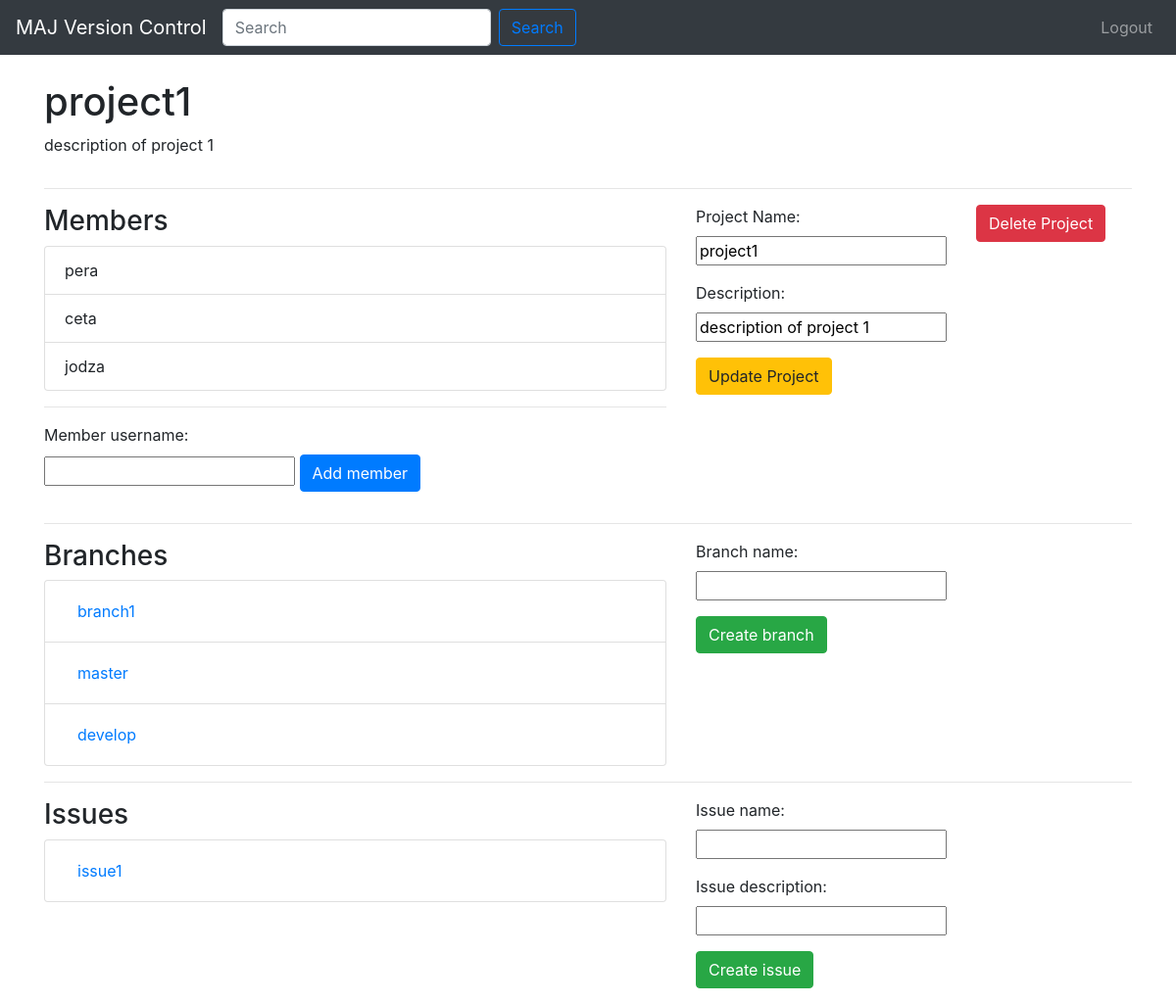
Screenshot of /uks/projects/8 with the database file from the repository.
### uks/models.py (models this page shows, shortened)
class Project(models.Model):
    name = models.CharField(max_length=20)
    description = models.CharField(max_length=100)

class User(models.Model):
    username = models.CharField(max_length=255, unique=True, blank=False)
    first_name = models.CharField(max_length=255)
    last_name = models.CharField(max_length=255)
    email = models.CharField(max_length=255)
    password = models.CharField(max_length=255)

class Branch(models.Model):
    name = models.CharField(max_length=100)
    project = models.ForeignKey(Project, on_delete=models.CASCADE)

class Issue(models.Model):
    name = models.CharField(max_length=100)
    description = models.CharField(max_length=1000)
    project = models.ForeignKey(Project, on_delete=models.CASCADE)

### uks/views.py (the view)
# urls.py: url(r'^projects/(?P<project_id>[0-9]+)$', views.project_details, name='project_details'),
def project_details(request, project_id):
    project = Project.objects.get(id=project_id)
    branches = Branch.objects.filter(project=project)
    issues = Issue.objects.filter(project=project)
    template = loader.get_template('uks/project_details.html')
    userProjects = UserProject.objects.filter(project=project.id)
    members = []
    for up in userProjects:
        members.append(up.user.username)
    context = {
        'project': project,
        'branches': branches,
        'members': members,
        'issues': issues
    }
    return HttpResponse(template.render(context, request))

### uks/templates/uks/project_details.html (shortened to what this page needs)
{% extends 'uks/base.html' %}
{% block content %}
<div class="row">
     <div class="col-8">
        <h1> {{project.name}} </h1>
        <p>{{project.description}}</p>
     </div>
</div>
<hr>
<div class="row">
     <div class="col-7">
        <h3>Members </h3>
        {% if members %}
        <ul class="list-group">
            {% for member in members %}
                <li class="list-group-item" >
                   {{ member }}
                </li>
            {% endfor %}
        </ul>
        {% endif %}
        <hr>
        <form action="{% url 'uks:project_add_member' project.id %}" method="post">
            <label>Member username:</label><br />
            <input type="text" name="member_username" value="" />
            <input type="submit" class="btn btn-primary" value="Add member"/>
        </form>
    </div>
    <div class="col">
        <form action="{% url 'uks:project_update' project.id %}" method="post">
            <div class="form-group">
                <label>Project Name:</label><br />
                <input type="text" name="project_name" value="{{project.name}}" />
            </div>
            <div class="form-group">
                <label>Description:</label><br />
                <input type="text" name="project_description" value="{{project.description}}" />
            </div>
            <input type="submit" class="btn btn-warning" value="Update Project"/>
            </form>
    </div>
    <div class="col">
        <form action="{% url 'uks:project_delete' project.id %}" method="post">
            <input type="submit" class="btn btn-danger" value="Delete Project"/>
        </form>
    </div>
</div>
<hr>
<div class="row">
     <div class="col-7">
        <h3>Branches</h3>
        {% if branches %}
        <ul class="list-group">
            {% for branch in branches %}
                <li class="list-group-item" >
                    <a class="btn btn-link" href="/uks/projects/{{ project.id }}/branches/{{ branch.id }}">{{ branch.name }}</a>
                </li>
            {% endfor %}
        </ul>
        {% else %}
            <p>There are no branches.</p>
        {% endif %}
     </div>
    <div class="col">
        <form action="{% url 'uks:branch_create' project.id %}" method="post">
        <div class="form-group">
            <label>Branch name:</label><br />
            <input type="text" name="branch_name" value="" />
        </div>
        <input type="submit" class="btn btn-success" value="Create branch"/>
    </form>
    </div>
</div>
<hr>
<div class="row">
     <div class="col-7">
       <h3>Issues</h3>
        {% if issues %}
        <ul class="list-group">
            {% for issue in issues %}
                <li class="list-group-item" >
                    <a class="btn btn-link" href="/uks/projects/{{ project.id }}/issues/{{ issue.id }}">{{ issue.name }}</a>
                </li>
            {% endfor %}
        </ul>
        {% else %}
            <p>There are no issues.</p>
        {% endif %}
     </div>
    <div class="col">
        <form action="{% url 'uks:issue_create' project.id %}" method="post">
            <div class="form-group">
                <label>Issue name:</label><br />
                <input type="text" name="issue_name" value="" /> <br>
            </div>
            <div class="form-group">
                <label>Issue description:</label><br />
                <input type="text" name="issue_description" value="" /> <br />
            </div>
            <input type="submit" class="btn btn-success" value="Create issue"/>
        </form>
    </div>
</div>
{% endblock %}

### rows the page displays
Project: name "project1", description "description of project 1", project_name "project1", project_description "description of project 1"
User: members "pera"
User: members "ceta"
User: members "jodza"
Branch: name "branch1"
Branch: name "master"
Branch: name "develop"
Issue: name "issue1"
